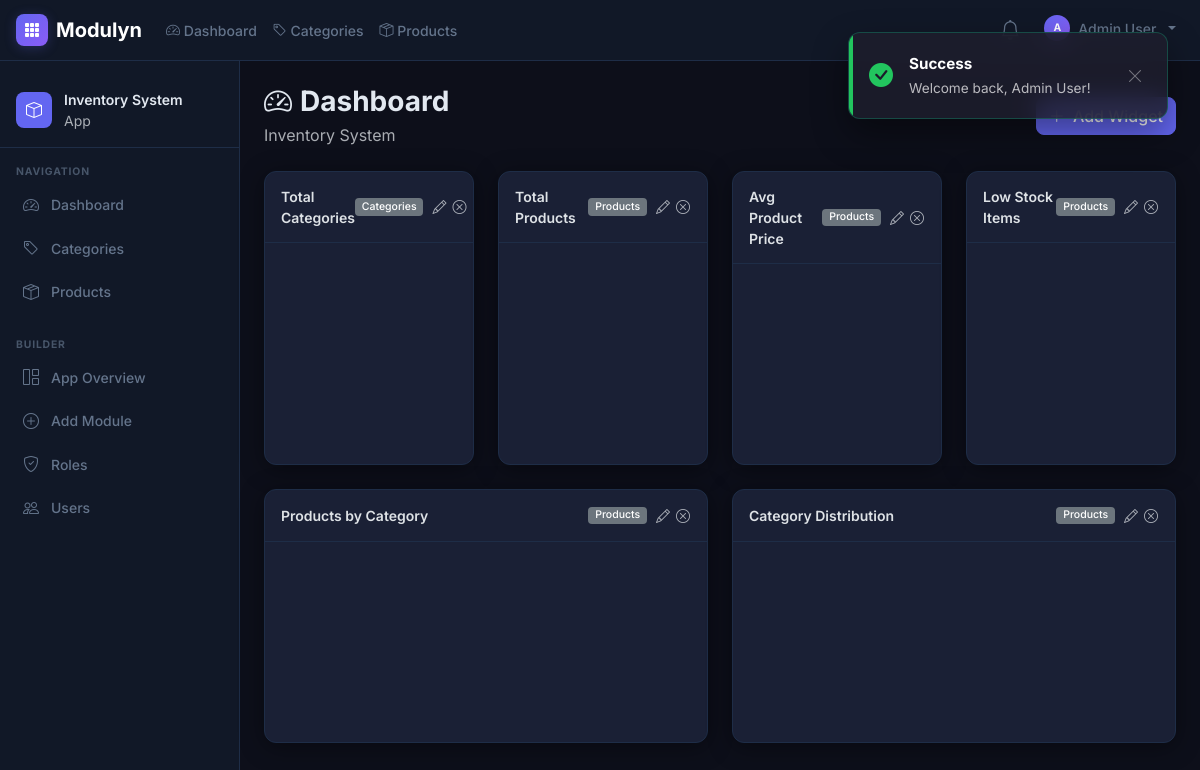
Screenshot of /apps/1/dashboard?_t=1777609798 (signed in) with the database file from the repository.
### tables this page shows
CREATE TABLE IF NOT EXISTS `modules` (
    `id`            INT UNSIGNED   NOT NULL AUTO_INCREMENT,
    `app_id`        INT UNSIGNED   NOT NULL,
    `name`          VARCHAR(120)   NOT NULL,
    `slug`          VARCHAR(120)   NOT NULL,   
    `description`   TEXT           NULL,
    `icon`          VARCHAR(80)    NOT NULL DEFAULT 'bi-table',
    `sort_order`    INT            NOT NULL DEFAULT 0,
    `is_active`     TINYINT(1)     NOT NULL DEFAULT 1,
    `settings`      JSON           NULL,       
    `created_at`    DATETIME       NOT NULL DEFAULT CURRENT_TIMESTAMP,
    `updated_at`    DATETIME       NOT NULL DEFAULT CURRENT_TIMESTAMP ON UPDATE CURRENT_TIMESTAMP,
    PRIMARY KEY (`id`),
    UNIQUE KEY `uq_modules_app_slug` (`app_id`, `slug`),
    CONSTRAINT `fk_modules_app` FOREIGN KEY (`app_id`) REFERENCES `apps` (`id`) ON DELETE CASCADE
);

CREATE TABLE IF NOT EXISTS `apps` (
    `id`          INT UNSIGNED     NOT NULL AUTO_INCREMENT,
    `name`        VARCHAR(120)     NOT NULL,
    `slug`        VARCHAR(120)     NOT NULL,    
    `description` TEXT             NULL,
    `icon`        VARCHAR(80)      NOT NULL DEFAULT 'bi-grid',   
    `color`       VARCHAR(20)      NOT NULL DEFAULT '#6366f1',   
    `owner_id`    INT UNSIGNED     NOT NULL,
    `is_active`   TINYINT(1)       NOT NULL DEFAULT 1,
    `settings`    JSON             NULL,        
    `created_at`  DATETIME         NOT NULL DEFAULT CURRENT_TIMESTAMP,
    `updated_at`  DATETIME         NOT NULL DEFAULT CURRENT_TIMESTAMP ON UPDATE CURRENT_TIMESTAMP,
    PRIMARY KEY (`id`),
    UNIQUE KEY `uq_apps_slug` (`slug`),
    CONSTRAINT `fk_apps_owner` FOREIGN KEY (`owner_id`) REFERENCES `users` (`id`) ON DELETE CASCADE
);

CREATE TABLE IF NOT EXISTS `dashboard_widgets` (
    `id`           INT UNSIGNED    NOT NULL AUTO_INCREMENT,
    `app_id`       INT UNSIGNED    NOT NULL,
    `user_id`      INT UNSIGNED    NOT NULL,
    `title`        VARCHAR(120)    NOT NULL,
    `widget_type`  ENUM('count','sum','average','bar_chart','pie_chart') NOT NULL,
    `module_id`    INT UNSIGNED    NOT NULL,
    `field_id`     INT UNSIGNED    NULL,         
     
    `filters`      JSON            NULL,
    `chart_color`  VARCHAR(20)     NOT NULL DEFAULT '#6366f1',
    `position_x`   TINYINT        NOT NULL DEFAULT 0,
    `position_y`   TINYINT        NOT NULL DEFAULT 0,
    `width`        TINYINT        NOT NULL DEFAULT 4,   
    `created_at`   DATETIME        NOT NULL DEFAULT CURRENT_TIMESTAMP,
    PRIMARY KEY (`id`),
    CONSTRAINT `fk_dw_app`    FOREIGN KEY (`app_id`)    REFERENCES `apps`    (`id`) ON DELETE CASCADE,
    CONSTRAINT `fk_dw_user`   FOREIGN KEY (`user_id`)   REFERENCES `users`   (`id`) ON DELETE CASCADE,
    CONSTRAINT `fk_dw_module` FOREIGN KEY (`module_id`) REFERENCES `modules` (`id`) ON DELETE CASCADE
);

### views/dashboard/index.php (the view, shortened to what the rows shown need)
<div class="d-flex justify-content-between align-items-center mb-4">
    <div>
        <h1 class="h3 fw-bold mb-1">
            <i class="bi bi-speedometer2 me-2"></i>Dashboard
        </h1>
        <p class="text-muted mb-0"><?= htmlspecialchars($app['name']) ?></p>
    </div>
    <a href="<?= APP_URL ?>/apps/<?= $app['id'] ?>/dashboard/widgets/create" class="btn btn-primary">
        <i class="bi bi-plus-lg me-1"></i> Add Widget
    </a>
</div>
<?php if (empty($widgets)): ?>
<div class="empty-state text-center py-5">
    <div class="empty-icon mb-3"><i class="bi bi-bar-chart-line"></i></div>
    <h2 class="h5 text-white mb-2">No widgets yet</h2>
    <p class="text-muted mb-4">Add a widget to visualize your data with charts and metrics.</p>
    <a href="<?= APP_URL ?>/apps/<?= $app['id'] ?>/dashboard/widgets/create" class="btn btn-primary btn-lg">
        <i class="bi bi-plus-lg me-1"></i> Add First Widget
    </a>
</div>
<?php else: ?>
<div class="row g-4" id="widgetGrid">
    <?php foreach ($widgets as $w): ?>
    <div class="col-md-<?= min(12, max(3, (int)$w['width'])) ?>"
         id="widget-col-<?= $w['id'] ?>">
        <div class="widget-card card h-100">
            <div class="widget-header d-flex justify-content-between align-items-center">
                <span class="fw-semibold"><?= htmlspecialchars($w['title']) ?></span>
                <div class="d-flex gap-1 align-items-center">
                    <span class="badge text-bg-secondary"><?= htmlspecialchars($w['module_name']) ?></span>
                    <a href="<?= APP_URL ?>/apps/<?= $app['id'] ?>/dashboard/widgets/<?= $w['id'] ?>/edit"
                       class="btn btn-sm btn-link text-muted p-0 ms-1"
                       title="Edit widget">
                        <i class="bi bi-pencil"></i>
                    </a>
                    <a href="<?= APP_URL ?>/apps/<?= $app['id'] ?>/dashboard/widgets/<?= $w['id'] ?>/delete"
                       class="btn btn-sm btn-link text-muted p-0"
                       title="Remove widget"
                       data-confirm="Remove this widget?">
                        <i class="bi bi-x-circle"></i>
                    </a>
                </div>
            </div>
            <a href="<?= APP_URL ?>/apps/<?= $app['id'] ?>/<?= htmlspecialchars($w['module_slug']) ?>"
               class="card-body d-flex flex-column align-items-center justify-content-center text-decoration-none widget-body-link"
               style="min-height:200px;">
            </a>
        </div>
    </div>
    <?php endforeach; ?>
</div>
<?php endif; ?>

### core/Router.php (shortened to what the rows shown need)
<?php
class Router
{
    private array $routes = [];
    private function addRoute(string $method, string $pattern, string $handler): void
    {
        $this->routes[$method][] = [
            'pattern' => $pattern,
            'handler' => $handler,
        ];
    }
    public function dispatch(Request $request): void
    {
        $method = $request->method();
        $uri    = $request->uri();
        $routeList = $this->routes[$method] ?? [];
        foreach ($routeList as $route) {
            $params = $this->matchPattern($route['pattern'], $uri);
            if ($params !== null) {
                $this->callHandler($route['handler'], $params, $request);
                return;
            }
        }
    }
    private function matchPattern(string $pattern, string $uri): ?array
    {
        $regex = preg_replace('/\{([a-zA-Z_]+)\}/', '(?P<$1>[^/]+)', $pattern);
        $regex = '#^' . $regex . '$#';
        if (preg_match($regex, $uri, $matches)) {
            return array_filter($matches, 'is_string', ARRAY_FILTER_USE_KEY);
        }
        return null;
    }
    private function callHandler(string $handler, array $params, Request $request): void
    {
        [$controllerName, $method] = explode('@', $handler);
        $controller = new $fqcn(getDB());
        $request->setRouteParams($params);
        $controller->$method($request, $params);
    }
}

### views/partials/navbar.php (shortened to what the rows shown need)
<?php
$user    = $user ?? \Core\Session::get('user');
$currentApp = $app ?? null;
$modules = [];
if ($currentApp) {
    $modEngine = new \Engine\ModuleEngine(getDB());
    $modules   = $modEngine->listModules($currentApp['id']);
}
?>
<nav class="navbar navbar-dark navbar-expand-lg app-navbar px-3">
    <a class="navbar-brand d-flex align-items-center gap-2" href="<?= APP_URL ?>">
        <div class="brand-icon"><i class="bi bi-grid-3x3-gap-fill"></i></div>
        <span class="fw-bold">Modulyn</span>
    </a>
    <div class="collapse navbar-collapse" id="mainNav">
        <?php if ($currentApp): ?>
        <ul class="navbar-nav me-auto">
            <li class="nav-item">
                <a class="nav-link" href="<?= APP_URL ?>/apps/<?= $currentApp['id'] ?>/dashboard">
                    <i class="bi bi-speedometer2"></i> Dashboard
                </a>
            </li>
            <?php foreach ($modules as $m): ?>
            <li class="nav-item">
                <a class="nav-link" href="<?= APP_URL ?>/apps/<?= $currentApp['id'] ?>/<?= $m['slug'] ?>">
                    <i class="bi <?= htmlspecialchars($m['icon']) ?>"></i>
                    <?= htmlspecialchars($m['name']) ?>
                </a>
            </li>
            <?php endforeach; ?>
        </ul>
        <?php endif; ?>
        <ul class="navbar-nav ms-auto gap-2 mt-3 mt-lg-0">
            <?php if ($user): ?>
            <li class="nav-item dropdown">
                <a class="nav-link d-flex align-items-center gap-1 position-relative"
                   href="#"
                   id="notifDropdown"
                   role="button"
                   data-bs-toggle="dropdown"
                   data-bs-auto-close="outside"
                   aria-expanded="false"
                   title="Notifications">
                    <div class="position-relative">
                        <i class="bi bi-bell fs-5"></i>
                    </div>
                </a>
            </li>
            <li class="nav-item dropdown">
                <a class="nav-link dropdown-toggle d-flex align-items-center gap-2" href="#" data-bs-toggle="dropdown">
                    <div class="user-avatar user-avatar-sm"><?= strtoupper(substr($user['name'], 0, 1)) ?></div>
                    <span><?= htmlspecialchars($user['name']) ?></span>
                </a>
            </li>
            <?php else: ?>
            <li class="nav-item"><a class="nav-link" href="<?= APP_URL ?>/login">Login</a></li>
            <?php endif; ?>
        </ul>
    </div>
</nav>

### views/partials/sidebar.php
<?php
$currentApp = $app ?? null;
$user = $user ?? \Core\Session::get('user');
?>
<?php if ($currentApp): ?>
<aside class="app-sidebar">
    <div class="sidebar-header">
        <div class="sidebar-app-icon" style="background: <?= htmlspecialchars($currentApp['color']) ?>">
            <i class="bi <?= htmlspecialchars($currentApp['icon']) ?>"></i>
        </div>
        <div>
            <div class="sidebar-app-name"><?= htmlspecialchars($currentApp['name']) ?></div>
            <div class="sidebar-app-sub text-muted small">App</div>
        </div>
    </div>
    <div class="sidebar-section-label">Navigation</div>
    <nav class="sidebar-nav">
        <a href="<?= APP_URL ?>/apps/<?= $currentApp['id'] ?>/dashboard" class="sidebar-link">
            <i class="bi bi-speedometer2"></i><span>Dashboard</span>
        </a>
        <?php
        $modEngine = new \Engine\ModuleEngine(getDB());
        $modules   = $modEngine->listModules($currentApp['id']);
        foreach ($modules as $m):
        ?>
        <a href="<?= APP_URL ?>/apps/<?= $currentApp['id'] ?>/<?= $m['slug'] ?>" class="sidebar-link">
            <i class="bi <?= htmlspecialchars($m['icon']) ?>"></i>
            <span><?= htmlspecialchars($m['name']) ?></span>
        </a>
        <?php endforeach; ?>
    </nav>
    <?php if (!empty($user['is_admin'])): ?>
    <div class="sidebar-section-label mt-3">Builder</div>
    <nav class="sidebar-nav">
        <a href="<?= APP_URL ?>/apps/<?= $currentApp['id'] ?>" class="sidebar-link">
            <i class="bi bi-grid-1x2"></i><span>App Overview</span>
        </a>
        <a href="<?= APP_URL ?>/apps/<?= $currentApp['id'] ?>/modules/create" class="sidebar-link">
            <i class="bi bi-plus-circle"></i><span>Add Module</span>
        </a>
        <a href="<?= APP_URL ?>/apps/<?= $currentApp['id'] ?>/roles" class="sidebar-link">
            <i class="bi bi-shield-check"></i><span>Roles</span>
        </a>
        <a href="<?= APP_URL ?>/apps/<?= $currentApp['id'] ?>/users" class="sidebar-link">
            <i class="bi bi-people"></i><span>Users</span>
        </a>
    </nav>
    <?php endif; ?>
</aside>
<?php endif; ?>

### rows the page displays
modules: name "Categories"
modules: name "Products"
apps: name "Inventory System"
dashboard_widgets: title "Total Categories", module.name "Categories"
dashboard_widgets: title "Total Products", module.name "Products"
dashboard_widgets: title "Avg Product Price", module.name "Products"
dashboard_widgets: title "Low Stock Items", module.name "Products"
dashboard_widgets: title "Products by Category", module.name "Products"
dashboard_widgets: title "Category Distribution", module.name "Products"
